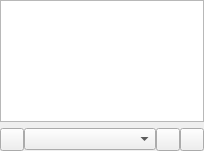
<?xml version="1.0" encoding="UTF-8"?>
<ui version="4.0">
 <class>AlbumsPage</class>
 <widget class="QWidget" name="AlbumsPage">
  <property name="geometry">
   <rect>
    <x>0</x>
    <y>0</y>
    <width>204</width>
    <height>151</height>
   </rect>
  </property>
  <layout class="QVBoxLayout" name="vlayout">
   <property name="margin">
    <number>0</number>
   </property>
   <item>
    <widget class="ItemView" name="view"/>
   </item>
   <item>
    <layout class="QHBoxLayout" name="hlayout">
     <property name="margin">
      <number>0</number>
     </property>
     <property name="spacing">
      <number>0</number>
     </property>
     <item>
      <widget class="ToolButton" name="libraryUpdate"/>
     </item>
     <item>
      <widget class="GenreCombo" name="genreCombo"/>
     </item>
     <item>
      <widget class="ToolButton" name="addToPlayQueue"/>
     </item>
     <item>
      <widget class="ToolButton" name="replacePlayQueue"/>
     </item>
    </layout>
   </item>
  </layout>
 </widget>
 <customwidgets>
  <customwidget>
   <class>ItemView</class>
   <extends>QListView</extends>
   <header>itemview.h</header>
  </customwidget>
  <customwidget>
   <class>GenreCombo</class>
   <extends>QComboBox</extends>
   <header>genrecombo.h</header>
  </customwidget>
  <customwidget>
   <class>ToolButton</class>
   <extends>QToolButton</extends>
   <header>toolbutton.h</header>
  </customwidget>
 </customwidgets>
 <resources/>
 <connections/>
</ui>
